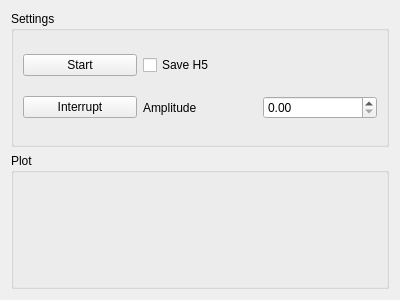
<?xml version="1.0" encoding="UTF-8"?>
<ui version="4.0">
 <class>Form</class>
 <widget class="QWidget" name="Form">
  <property name="geometry">
   <rect>
    <x>0</x>
    <y>0</y>
    <width>400</width>
    <height>300</height>
   </rect>
  </property>
  <property name="windowTitle">
   <string>Form</string>
  </property>
  <layout class="QGridLayout" name="gridLayout_2" rowstretch="0,0">
   <item row="0" column="0">
    <widget class="QGroupBox" name="settings_groupBox">
     <property name="title">
      <string>Settings</string>
     </property>
     <layout class="QGridLayout" name="gridLayout">
      <item row="1" column="0">
       <widget class="QPushButton" name="interrupt_pushButton">
        <property name="text">
         <string>Interrupt</string>
        </property>
       </widget>
      </item>
      <item row="1" column="1">
       <widget class="QLabel" name="amp_label">
        <property name="text">
         <string>Amplitude</string>
        </property>
       </widget>
      </item>
      <item row="0" column="1">
       <widget class="QCheckBox" name="save_h5_checkBox">
        <property name="text">
         <string>Save H5</string>
        </property>
       </widget>
      </item>
      <item row="1" column="2">
       <widget class="QDoubleSpinBox" name="amp_doubleSpinBox"/>
      </item>
      <item row="0" column="0">
       <widget class="QPushButton" name="start_pushButton">
        <property name="text">
         <string>Start</string>
        </property>
       </widget>
      </item>
     </layout>
    </widget>
   </item>
   <item row="1" column="0">
    <widget class="QGroupBox" name="plot_groupBox">
     <property name="title">
      <string>Plot</string>
     </property>
     <layout class="QVBoxLayout" name="verticalLayout"/>
    </widget>
   </item>
  </layout>
 </widget>
 <resources/>
 <connections/>
</ui>
